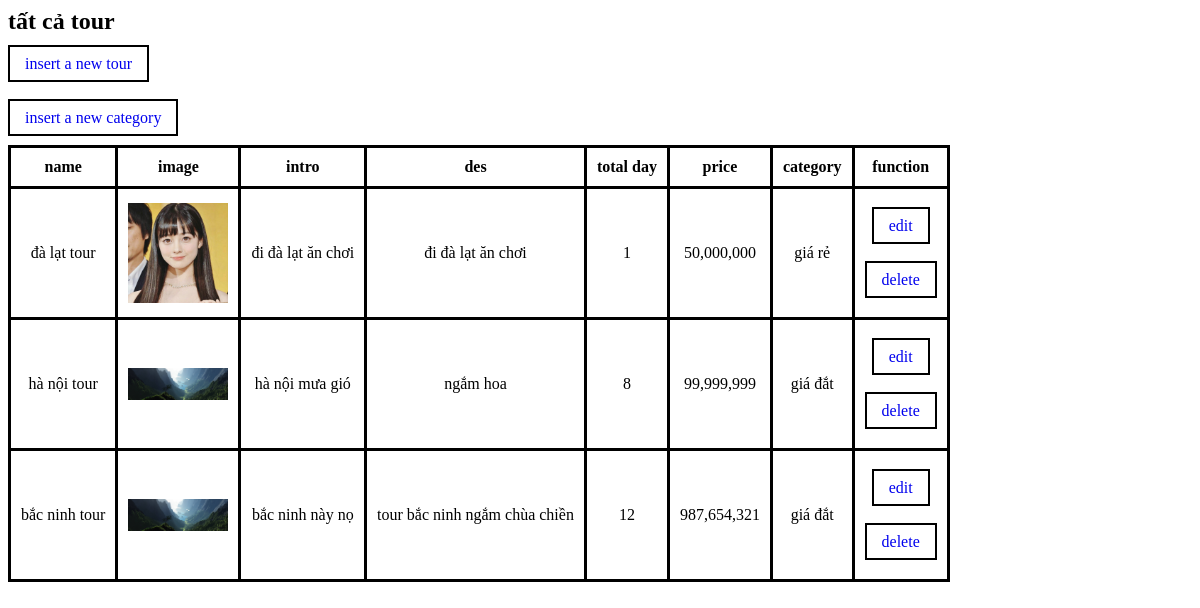
The page / on the database its author committed.
### tables this page shows
CREATE TABLE `tours` (
  `id` int(11) NOT NULL,
  `name` text NOT NULL,
  `image` text NOT NULL DEFAULT 'noimg.jpg',
  `intro` text NOT NULL,
  `description` text NOT NULL,
  `number_date` int(11) NOT NULL DEFAULT 1,
  `price` double NOT NULL,
  `category_id` int(11) NOT NULL
);

CREATE TABLE `categories` (
  `id` int(11) NOT NULL,
  `name` text NOT NULL
);

### connect.php (called while the page is built, shortened)
<?php
$host = 'localhost';
$dbname = 'ph19078_examphp1';
$user = 'root';
$password = '';
function connection()
{
    global $host, $dbname, $user, $password;
    try {
        $connect = new PDO("mysql:host=$host; dbname=$dbname; charset=utf8", $user, $password);
        $connect->setAttribute(PDO::ATTR_ERRMODE, PDO::ERRMODE_EXCEPTION);
        return $connect;
    } catch (PDOException $e) {
        echo "Query to DB bug:<br>" . $e->getMessage();
        throw $e;
    }
}
function querySQL($sql, $fetchdata = 0, $fetchid = -1, $fetchAll = 0)
{
    $connect = connection();
    $stmt = $connect->prepare($sql);
    try {
        if ($fetchdata == 1) {
            $stmt->execute();
            return $stmt->fetchAll(PDO::FETCH_ASSOC);
        }
    } catch (PDOException $err) {
        echo "Query to DB bug:<br>" . $err->getMessage();
    } finally {
        unset($stmt, $connect);
    }
}

### index.php (the view, shortened to what this page needs)
<?php
require_once "connect.php";
$sql = "SELECT t.*, c.name as `category_name` FROM `tours` t JOIN categories c on c.id = t.category_id";
$arr = querySQL($sql, 1);
?>
<!DOCTYPE html>
<html lang="en">
<head>
</head>
<body>
     <h2>tất cả tour</h2>
     <a href="insert.php">
          insert a new tour
     </a>
     <br>
     <br><br>
     <a href="category_insert.php">
          insert a new category
     </a>
     <br><br>
     <table>
          <thead>
               <tr>
                    <th>name</th>
                    <th>image</th>
                    <th>intro</th>
                    <th>des</th>
                    <th>total day</th>
                    <th>price</th>
                    <th>category</th>
                    <th>function</th>
               </tr>
          </thead>
          <tbody>
               <?php foreach ($arr as $e) : ?>
                    <tr>
                         <td><?= $e['name'] ?></td>
                         <td><img style="max-width: 100px" src="./img/<?= $e['image'] ?>" alt="img"></td>
                         <td><?= $e['intro'] ?></td>
                         <td><?= $e['description'] ?></td>
                         <td><?= $e['number_date'] ?></td>
                         <td><?= number_format($e['price']) ?></td>
                         <td><?= $e['category_name'] ?></td>
                         <td>
                              <br>
                              <a href="edit.php?id=<?= $e['id'] ?>">
                                   edit
                              </a>
                              <br><br><br>
                              <a href="del.php?id=<?= $e['id'] ?>" onclick="return confirm('really want to delete this')">
                                   delete
                              </a>
                              <br>
                              <br>
                         </td>
                    </tr>
               <?php endforeach; ?>
          </tbody>
     </table>
</body>
</html>

### index.php (style rules this page uses)
table { border-collapse: collapse; }
tr { text-align: center; }
tr>th, tr>td { padding: 10px; border: 3px solid #000; }
a { padding: 8px 15px; border: 2px solid #000; text-decoration: none; }

### rows shown on the page
tours: name "đà lạt tour", image (placeholder picture), intro "đi đà lạt ăn chơi", description "đi đà lạt ăn chơi", number_date "1", price "50,000,000", category.name "giá rẻ"
tours: name "hà nội tour", image (picture), intro "hà nội mưa gió", description "ngắm hoa", number_date "8", price "99,999,999", category.name "giá đắt"
tours: name "bắc ninh tour", image (picture), intro "bắc ninh này nọ", description "tour bắc ninh ngắm chùa chiền", number_date "12", price "987,654,321", category.name "giá đắt"
